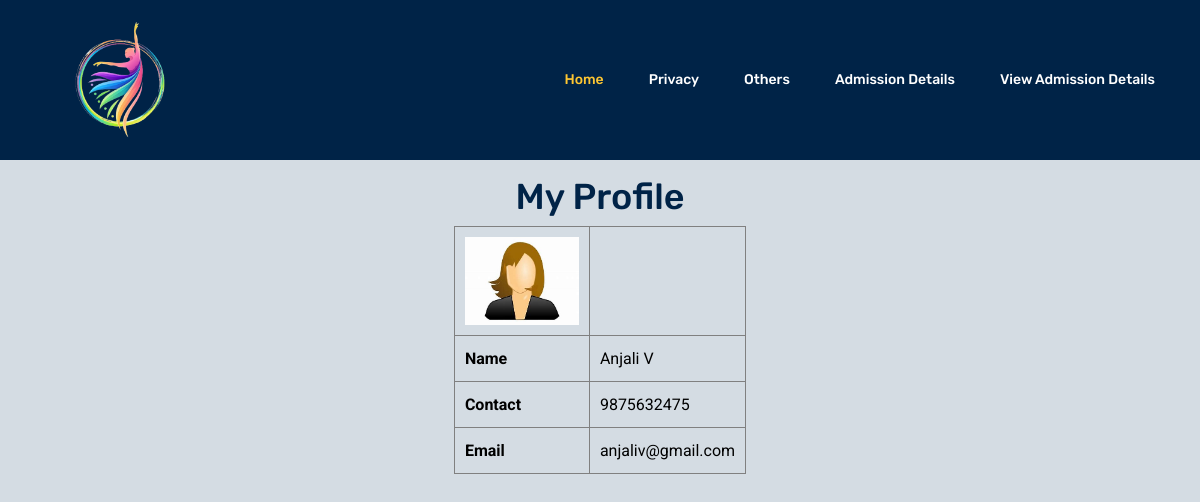
Screenshot of /Project/Student/MyProfile.php (signed in) with the database file from the repository.
### tables this page shows
CREATE TABLE `tbl_studentregistration` (
  `student_id` int(11) NOT NULL auto_increment,
  `student_name` varchar(50) NOT NULL,
  `student_contact` varchar(50) NOT NULL,
  `student_email` varchar(50) NOT NULL,
  `student_password` varchar(50) NOT NULL,
  `student_photo` varchar(50) NOT NULL,
  PRIMARY KEY  (`student_id`)
);

### Project/Student/MyProfile.php (the view, shortened to what this page needs)
<!DOCTYPE html PUBLIC "-//W3C//DTD XHTML 1.0 Transitional//EN" "http://www.w3.org/TR/xhtml1/DTD/xhtml1-transitional.dtd">
<html xmlns="http://www.w3.org/1999/xhtml">
<head>
</head>
<body style="background-color:rgb(212, 220, 227);color: black;">
<body>
<?php
include("Head.php");
$sel="select * from tbl_studentregistration where student_id='".$_SESSION["student_id"]."'";
$data=mysql_query($sel);
$row=mysql_fetch_array($data);
?>
<br><br><br><br><br><br><br>
<center><h1>My Profile</h1></center>
<table  border="1" align="center" cellpadding="10">
  <tr>
    <th><img src="../Assets/Files/User/<?php echo $row["student_photo"]?>" alt="imagepro" width="114" height="88" /></th>
  </tr>
  <tr>
    <th>Name</th>
    <td><?php echo $row["student_name"]?></td>
  </tr>
  <tr>
    <th>Contact</th>
    <td><?php echo $row["student_contact"]?></td>
  </tr>
  <tr>
    <th>Email</th>
    <td><?php echo $row["student_email"]?></td>
  </tr>
</table>
</body>
</html>
<br><br><br><br><br><br><br><br>

### rows the page displays
tbl_studentregistration: student_photo (picture), student_name "Anjali V", student_contact "9875632475", student_email "anjaliv@gmail.com"
